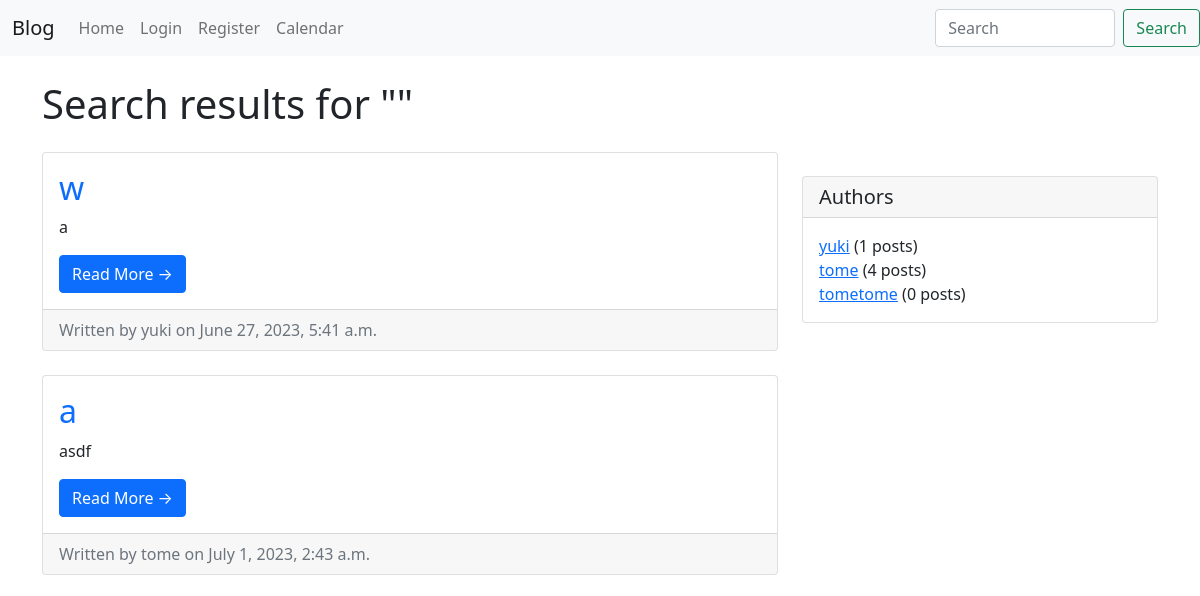
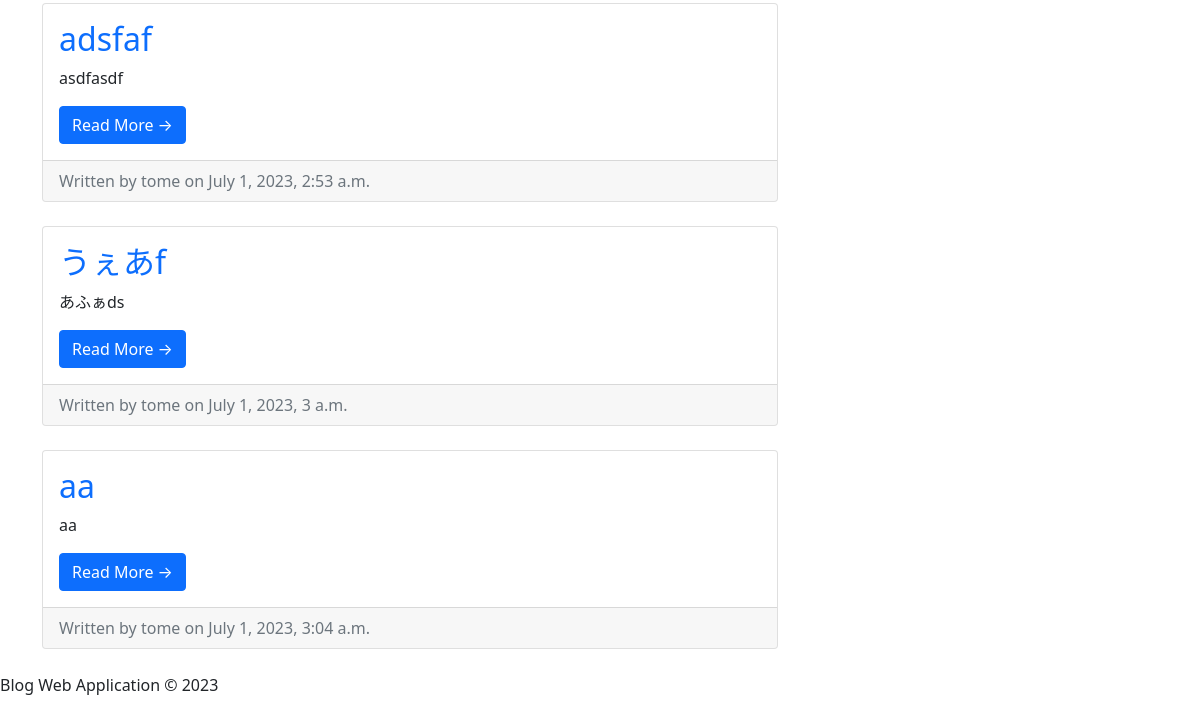
Page /blog/search/ on the earlier database version (2 pictures, top to bottom).
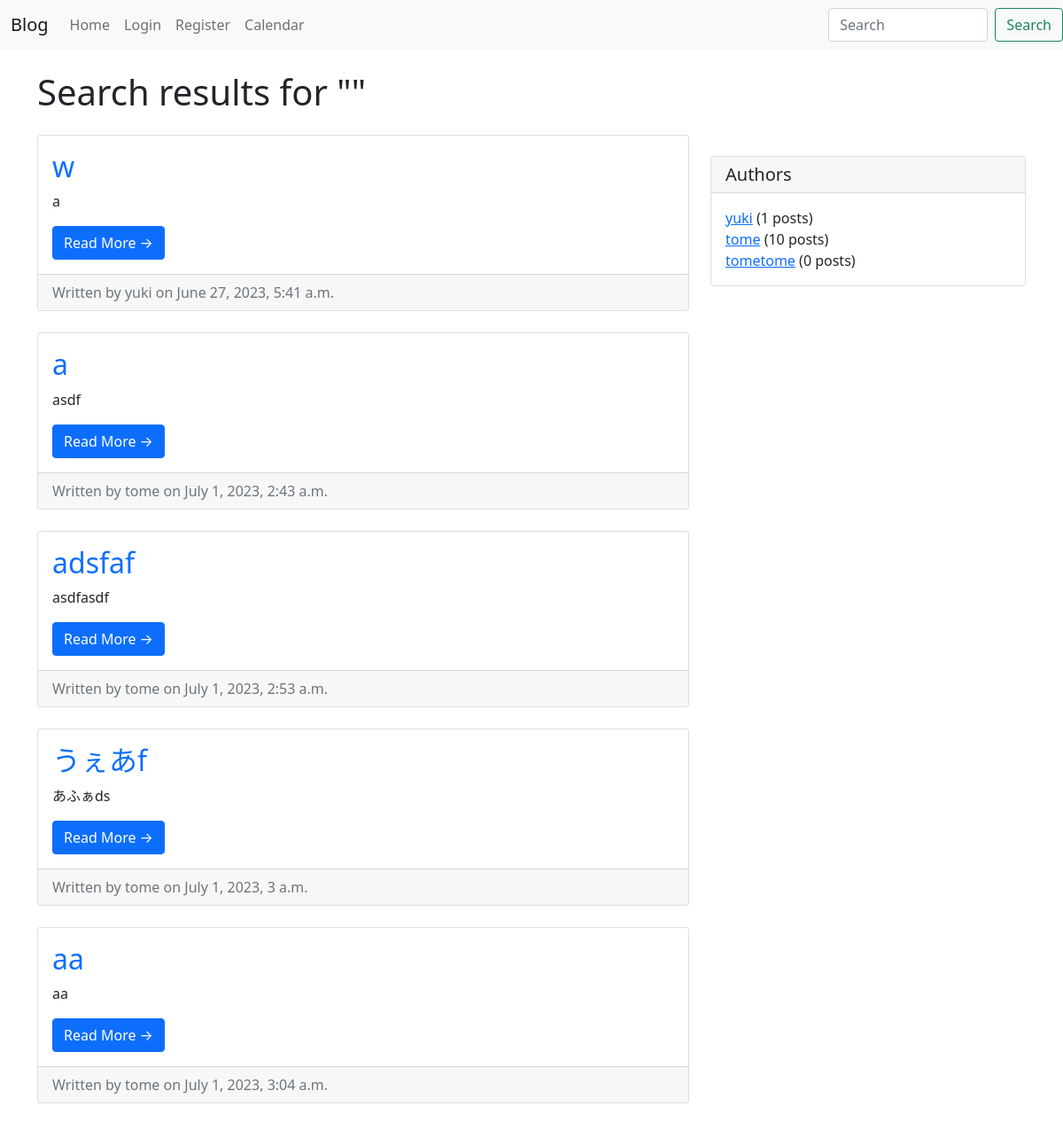
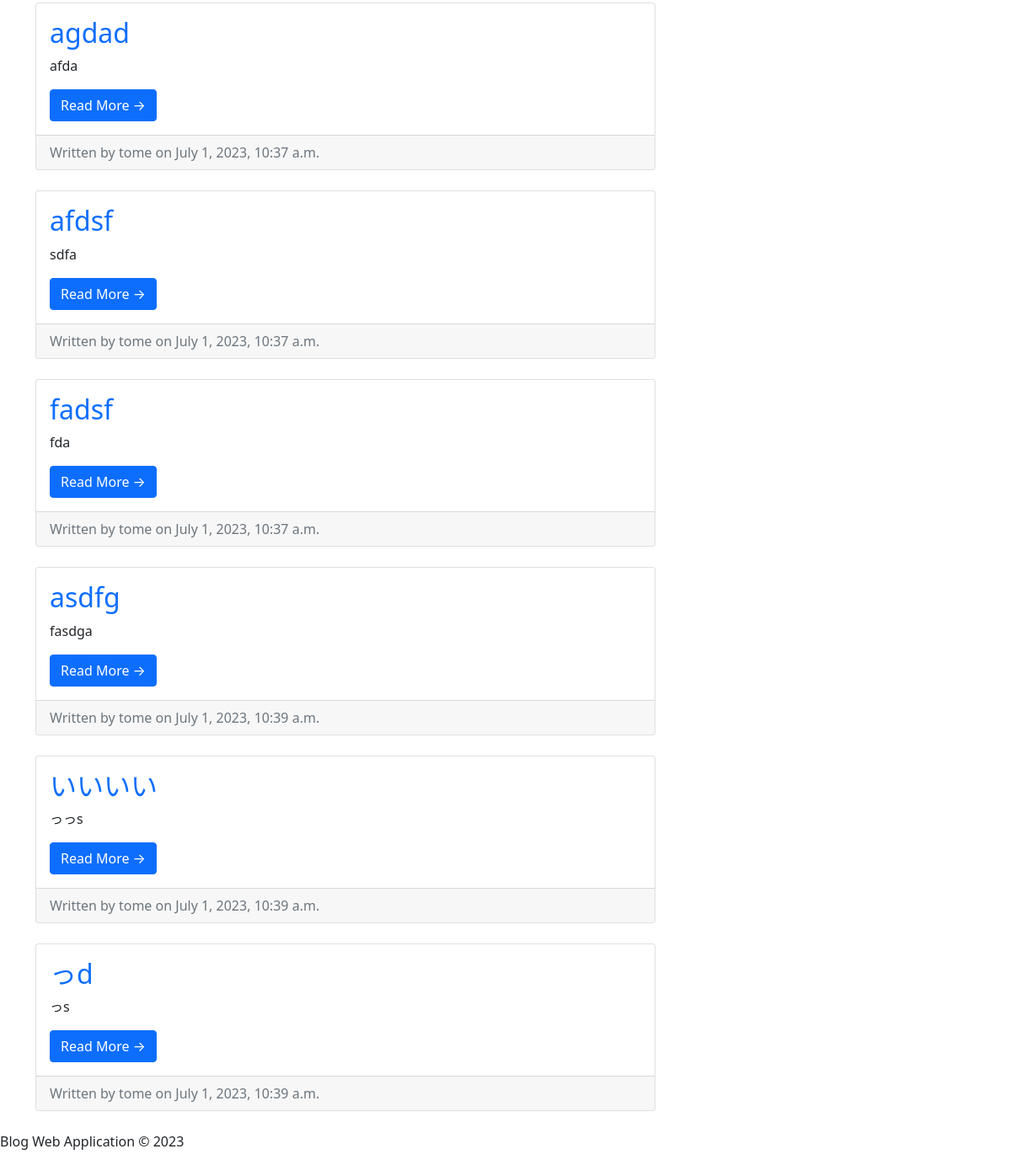
Same page on the later database version (2 pictures, top to bottom).
### blogapp/models.py (models this page shows, shortened)
class BlogPost(models.Model):
    title = models.CharField(max_length=50)
    content = models.TextField()
    date = models.DateTimeField(auto_now_add=True)
    author = models.ForeignKey(Author, on_delete=models.CASCADE)

class Author(models.Model):
    user = models.OneToOneField(User, on_delete=models.CASCADE)

### blogapp/views.py (the view)
# urls.py: path('search/', views.blog_search, name='blog_search'),
def blog_search(request):
    search_word = request.GET.get('search_word', '')
    posts = BlogPost.objects.filter(Q(title__icontains=search_word) | Q(content__icontains=search_word) | Q(author__user__username__icontains=search_word))
    authors = Author.objects.annotate(num_posts=Count('blogpost'))
    return render(request, 'blogapp/blog_search.html', {'posts': posts, 'search_word': search_word, 'authors': authors})

### blogapp/templates/blogapp/blog_search.html
{% extends 'blogapp/base.html' %}
{% block content %}
  <div class="container">
    <h1 class="my-4">Search results for "{{ search_word }}"</h1>
    <div class="row">
      <div class="col-md-8">
        {% for post in posts %}
        <div class="card mb-4">
            <div class="card-body">
              <h2 class="card-title"><a href="{% url 'blog_detail' post.pk %}" class="text-decoration-none">{{ post.title }}</a></h2>
              <p class="card-text">{{ post.content|truncatewords:30 }}</p>
              <a href="{% url 'blog_detail' post.pk %}" class="btn btn-primary">Read More &rarr;</a>
            </div>
            <div class="card-footer text-muted">
              Written by {{ post.author.user.username }} on {{ post.date }}
            </div>
          </div>
        {% empty %}
          <p class="text-muted">No posts found.</p>
        {% endfor %}
      </div>
      <div class="col-md-4">
        <div class="card my-4">
          <h5 class="card-header">Authors</h5>
          <div class="card-body">
            <ul class="list-unstyled mb-0">
              {% for author in authors %}
                <li><a href="{% url 'author_posts' author.id %}">{{ author.user.username }}</a> ({{ author.num_posts }} posts)</li>
              {% endfor %}
            </ul>
          </div>
        </div>
      </div>
    </div>
  </div>
{% endblock %}

Differences in the rows shown:
added BlogPost: title "agdad", content "afda", author.user.username "tome", date "July 1, 2023, 10:37 a.m."
added BlogPost: title "afdsf", content "sdfa", author.user.username "tome", date "July 1, 2023, 10:37 a.m."
added BlogPost: title "fadsf", content "fda", author.user.username "tome", date "July 1, 2023, 10:37 a.m."
added BlogPost: title "asdfg", content "fasdga", author.user.username "tome", date "July 1, 2023, 10:39 a.m."
added BlogPost: title "いいいい", content "っっs", author.user.username "tome", date "July 1, 2023, 10:39 a.m."
added BlogPost: title "っd", content "っs", author.user.username "tome", date "July 1, 2023, 10:39 a.m."
computed for Author "tome": num_posts "4" → "10"
